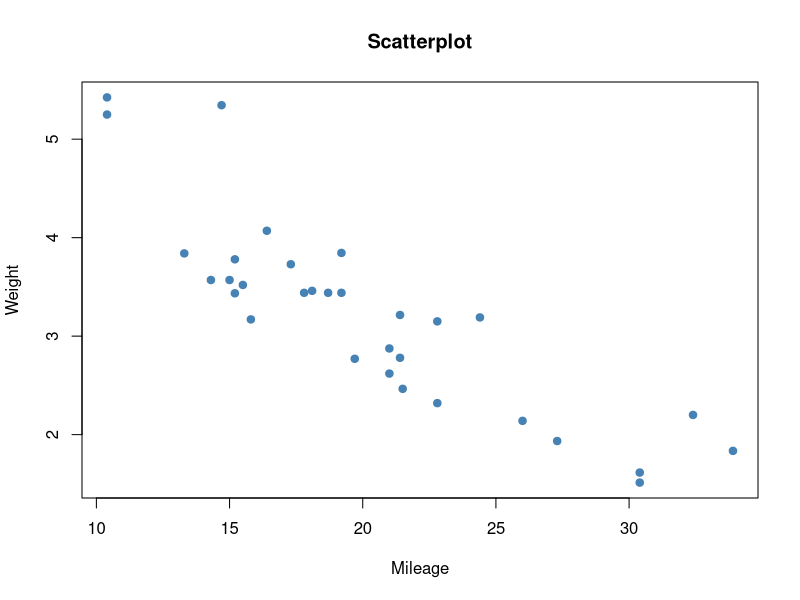
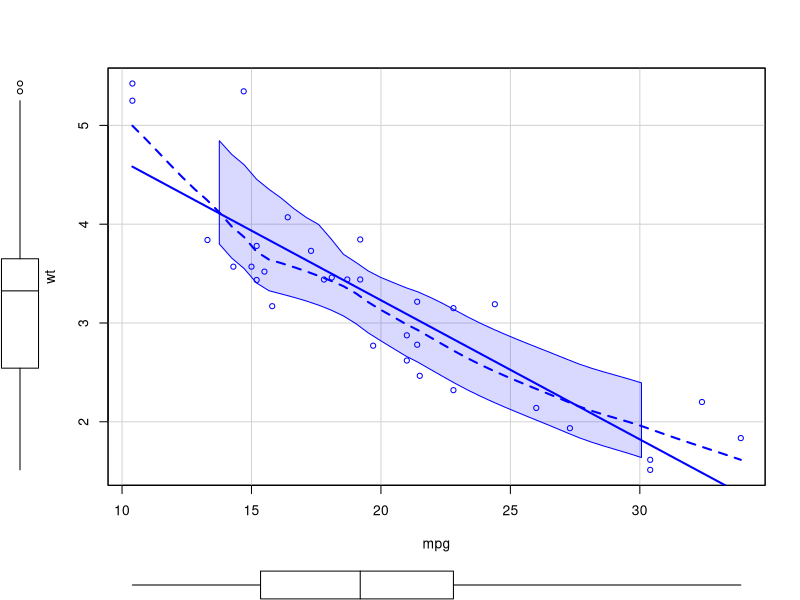
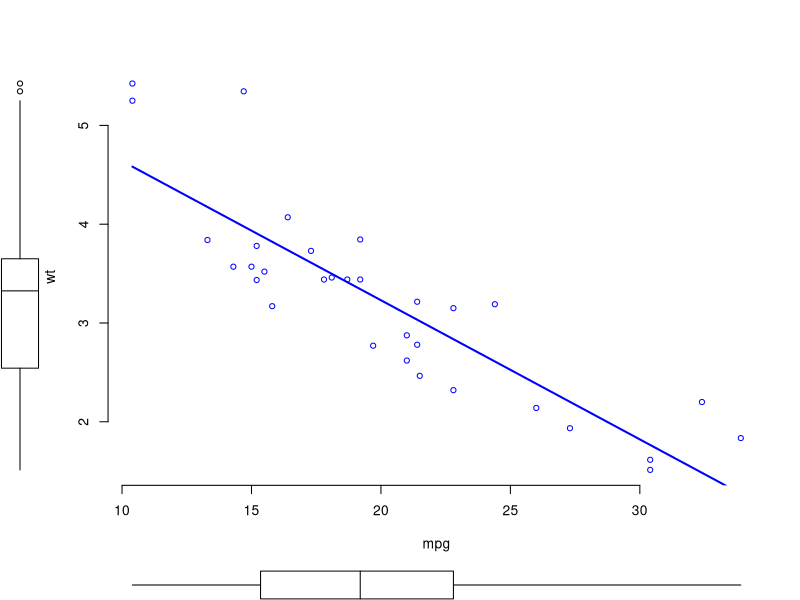
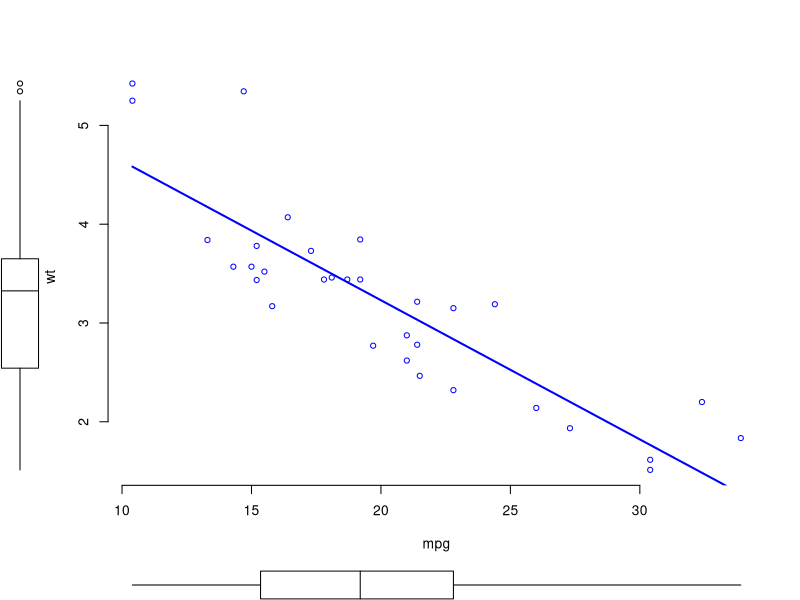
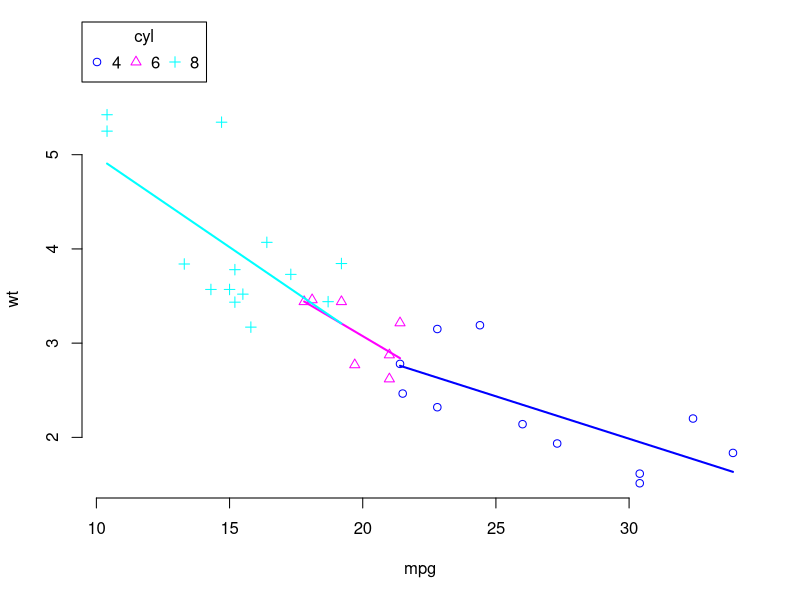
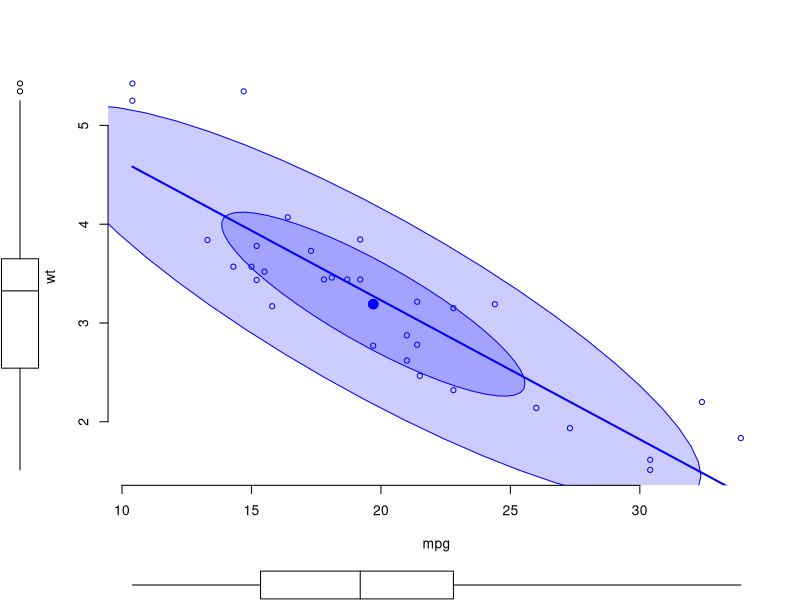
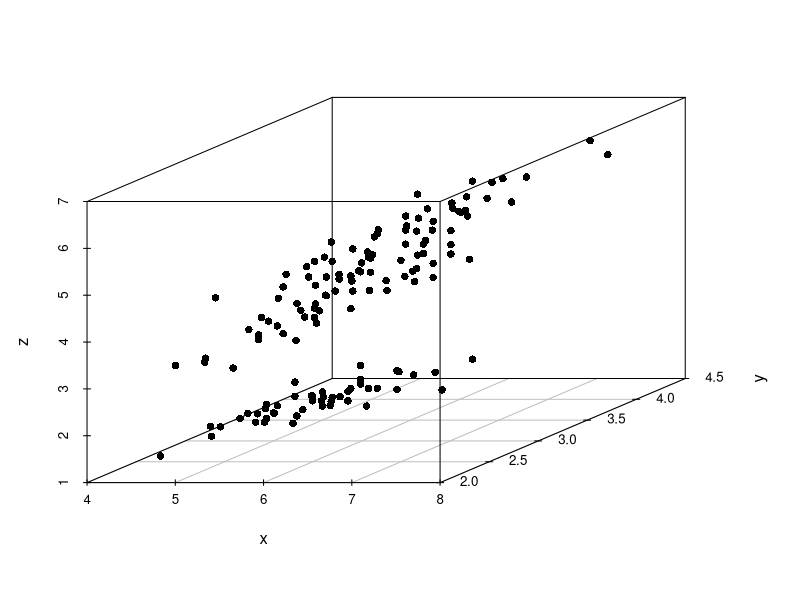
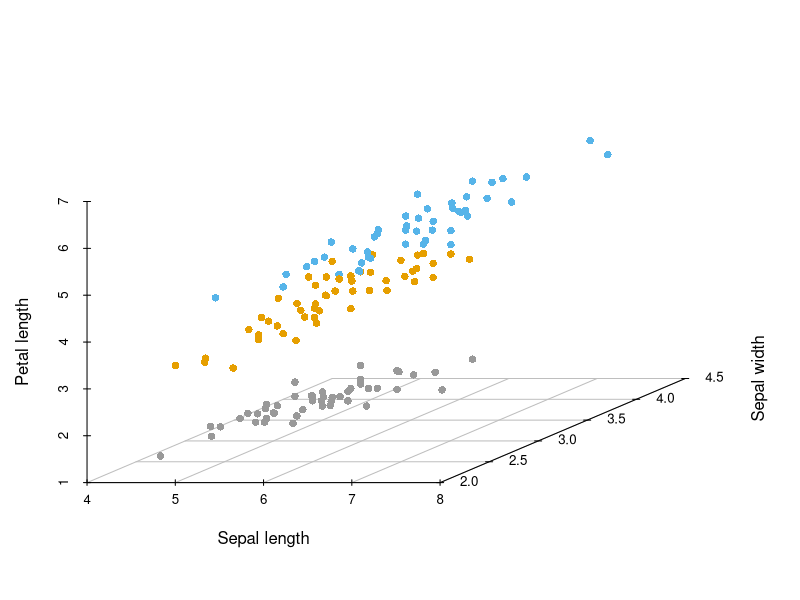

Generate these figures, in order, with R:
#load the dataset
data(mtcars)

#view first six rows of mtcars dataset
head(mtcars)

#summarize each variable in mtcars dataset
summary(mtcars)

#display rows and columns
dim(mtcars)

#display column names
names(mtcars)

#create scatterplot of mpg vs. wt
plot(mtcars$mpg, mtcars$wt, col='steelblue', main='Scatterplot', xlab='Mileage',
     ylab='Weight', pch=19)


#Install car package:
install.packages("car")

#Use scatterplot() function
library("car")
scatterplot(wt ~ mpg, data = mtcars)


# Suppress the smoother and frame  
scatterplot(wt ~ mpg, data = mtcars,smooth=FALSE,grid = FALSE, frame = FALSE)

# Suppress the smoother and frame
scatterplot(wt ~ mpg, data = mtcars, 
            smooth = FALSE, grid = FALSE, frame = FALSE)

# Scatter plot by groups ("cyl")
scatterplot(wt ~ mpg | cyl, data = mtcars, 
            smooth = FALSE, grid = FALSE, frame = FALSE)

# Add labels
scatterplot(wt ~ mpg, data = mtcars,
            grid = FALSE, frame = FALSE,  ellipse=TRUE, 
            smooth=FALSE)


#3D scatter plot using iris data set.
head(iris)

#Install scatterplot3d package:
install.packages("scatterplot3d")

# Prepare the data set
x <- iris$Sepal.Length
y <- iris$Sepal.Width
z <- iris$Petal.Length
grps <- as.factor(iris$Species)

# Plot
library(scatterplot3d)
scatterplot3d(x, y, z, pch = 16)


# Change color by groups
# add grids and remove the box around the plot
# Change axis labels: xlab, ylab and zlab
colors <- c("#999999", "#E69F00", "#56B4E9")
scatterplot3d(x, y, z, pch = 16, color = colors[grps],
              grid = TRUE, box = FALSE, xlab = "Sepal length", 
              ylab = "Sepal width", zlab = "Petal length")
